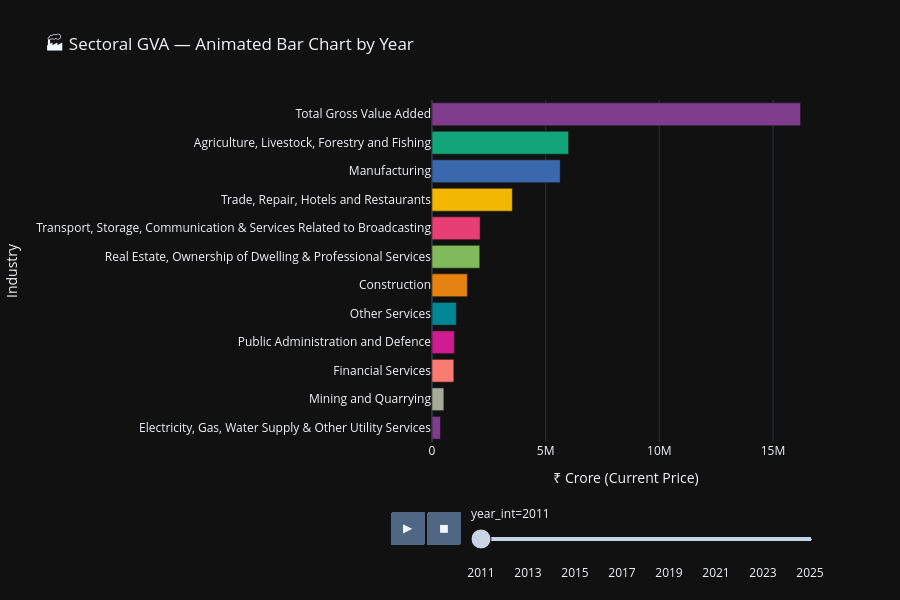

Write notebook code for a chart like this one.
### Code cell
gva_anim = gva.groupby(['year_int','industry'])['current_price'].sum().reset_index()
gva_anim = gva_anim.sort_values(['year_int','current_price'], ascending=[True, False])

fig = px.bar(
    gva_anim.dropna(subset=['industry']),
    x='current_price', y='industry', color='industry',
    animation_frame='year_int',
    orientation='h',
    title='🏭 Sectoral GVA — Animated Bar Chart by Year',
    labels={'current_price': '₹ Crore (Current Price)', 'industry': 'Industry'},
    color_discrete_sequence=px.colors.qualitative.Bold,
    template='plotly_dark',
    height=600
)
fig.update_layout(showlegend=False, yaxis={'categoryorder': 'total ascending'})
fig.show()
fig.write_html('plotly_gva_bar_race.html')

### Figure 1 — Plotly figure (JSON) as saved in the notebook; plotly's stock layout.template omitted (floating-point values rounded to 4 significant figures)
{"data": [{"hovertemplate": "Industry=%{y}<br>year_int=2011<br>₹ Crore (Current Price)=%{x}<extra></extra>", "legendgroup": "Total Gross Value Added", "marker": {"color": "rgb(127, 60, 141)", "pattern": {"shape": ""}}, "name": "Total Gross Value Added", "orientation": "h", "showlegend": true, "textposition": "auto", "type": "bar", "x": [16210000.0], "xaxis": "x", "y": ["Total Gross Value Added"], "yaxis": "y"}, {"hovertemplate": "Industry=%{y}<br>year_int=2011<br>₹ Crore (Current Price)=%{x}<extra></extra>", "legendgroup": "Agriculture, Livestock, Forestry and Fishing", "marker": {"color": "rgb(17, 165, 121)", "pattern": {"shape": ""}}, "name": "Agriculture, Livestock, Forestry and Fishing", "orientation": "h", "showlegend": true, "textposition": "auto", "type": "bar", "x": [6008000.0], "xaxis": "x", "y": ["Agriculture, Livestock, Forestry and Fishing"], "yaxis": "y"}, {"hovertemplate": "Industry=%{y}<br>year_int=2011<br>₹ Crore (Current Price)=%{x}<extra></extra>", "legendgroup": "Manufacturing", "marker": {"color": "rgb(57, 105, 172)", "pattern": {"shape": ""}}, "name": "Manufacturing", "orientation": "h", "showlegend": true, "textposition": "auto", "type": "bar", "x": [5640000.0], "xaxis": "x", "y": ["Manufacturing"], "yaxis": "y"}, {"hovertemplate": "Industry=%{y}<br>year_int=2011<br>₹ Crore (Current Price)=%{x}<extra></extra>", "legendgroup": "Trade, Repair, Hotels and Restaurants", "marker": {"color": "rgb(242, 183, 1)", "pattern": {"shape": ""}}, "name": "Trade, Repair, Hotels and Restaurants", "orientation": "h", "showlegend": true, "textposition": "auto", "type": "bar", "x": [3534000.0], "xaxis": "x", "y": ["Trade, Repair, Hotels and Restaurants"], "yaxis": "y"}, {"hovertemplate": "Industry=%{y}<br>year_int=2011<br>₹ Crore (Current Price)=%{x}<extra></extra>", "legendgroup": "Transport, Storage, Communication & Services Related to Broadcasting", "marker": {"color": "rgb(231, 63, 116)", "pattern": {"shape": ""}}, "name": "Transport, Storage, Communication & Services Related to Broadcasting", "orientation": "h", "showlegend": true, "textposition": "auto", "type": "bar", "x": [2118000.0], "xaxis": "x", "y": ["Transport, Storage, Communication & Services Related to Broadcasting"], "yaxis": "y"}, {"hovertemplate": "Industry=%{y}<br>year_int=2011<br>₹ Crore (Current Price)=%{x}<extra></extra>", "legendgroup": "Real Estate, Ownership of Dwelling & Professional Services", "marker": {"color": "rgb(128, 186, 90)", "pattern": {"shape": ""}}, "name": "Real Estate, Ownership of Dwelling & Professional Services", "orientation": "h", "showlegend": true, "textposition": "auto", "type": "bar", "x": [2101000.0], "xaxis": "x", "y": ["Real Estate, Ownership of Dwelling & Professional Services"], "yaxis": "y"}, {"hovertemplate": "Industry=%{y}<br>year_int=2011<br>₹ Crore (Current Price)=%{x}<extra></extra>", "legendgroup": "Construction", "marker": {"color": "rgb(230, 131, 16)", "pattern": {"shape": ""}}, "name": "Construction", "orientation": "h", "showlegend": true, "textposition": "auto", "type": "bar", "x": [1555000.0], "xaxis": "x", "y": ["Construction"], "yaxis": "y"}, {"hovertemplate": "Industry=%{y}<br>year_int=2011<br>₹ Crore (Current Price)=%{x}<extra></extra>", "legendgroup": "Other Services", "marker": {"color": "rgb(0, 134, 149)", "pattern": {"shape": ""}}, "name": "Other Services", "orientation": "h", "showlegend": true, "textposition": "auto", "type": "bar", "x": [1070000.0], "xaxis": "x", "y": ["Other Services"], "yaxis": "y"}, {"hovertemplate": "Industry=%{y}<br>year_int=2011<br>₹ Crore (Current Price)=%{x}<extra></extra>", "legendgroup": "Public Administration and Defence", "marker": {"color": "rgb(207, 28, 144)", "pattern": {"shape": ""}}, "name": "Public Administration and Defence", "orientation": "h", "showlegend": true, "textposition": "auto", "type": "bar", "x": [982300.0], "xaxis": "x", "y": ["Public Administration and Defence"], "yaxis": "y"}, {"hovertemplate": "Industry=%{y}<br>year_int=2011<br>₹ Crore (Current Price)=%{x}<extra></extra>", "legendgroup": "Financial Services", "marker": {"color": "rgb(249, 123, 114)", "pattern": {"shape": ""}}, "name": "Financial Services", "orientation": "h", "showlegend": true, "textposition": "auto", "type": "bar", "x": [960500.0], "xaxis": "x", "y": ["Financial Services"], "yaxis": "y"}, {"hovertemplate": "Industry=%{y}<br>year_int=2011<br>₹ Crore (Current Price)=%{x}<extra></extra>", "legendgroup": "Mining and Quarrying", "marker": {"color": "rgb(165, 170, 153)", "pattern": {"shape": ""}}, "name": "Mining and Quarrying", "orientation": "h", "showlegend": true, "textposition": "auto", "type": "bar", "x": [522100.0], "xaxis": "x", "y": ["Mining and Quarrying"], "yaxis": "y"}, {"hovertemplate": "Industry=%{y}<br>year_int=2011<br>₹ Crore (Current Price)=%{x}<extra></extra>", "legendgroup": "Electricity, Gas, Water Supply & Other Utility Services", "marker": {"color": "rgb(127, 60, 141)", "pattern": {"shape": ""}}, "name": "Electricity, Gas, Water Supply & Other Utility Services", "orientation": "h", "showlegend": true, "textposition": "auto", "type": "bar", "x": [373300.0], "xaxis": "x", "y": ["Electricity, Gas, Water Supply & Other Utility Services"], "yaxis": "y"}], "layout": {"barmode": "relative", "height": 600, "legend": {"title": {"text": "Industry"}, "tracegroupgap": 0}, "showlegend": false, "sliders": [{"active": 0, "currentvalue": {"prefix": "year_int="}, "len": 0.9, "pad": {"b": 10, "t": 60}, "steps": [{"args": [["2011"], {"frame": {"duration": 0, "redraw": true}, "fromcurrent": true, "mode": "immediate", "transition": {"duration": 0, "easing": "linear"}}], "label": "2011", "method": "animate"}, {"args": [["2012"], {"frame": {"duration": 0, "redraw": true}, "fromcurrent": true, "mode": "immediate", "transition": {"duration": 0, "easing": "linear"}}], "label": "2012", "method": "animate"}, {"args": [["2013"], {"frame": {"duration": 0, "redraw": true}, "fromcurrent": true, "mode": "immediate", "transition": {"duration": 0, "easing": "linear"}}], "label": "2013", "method": "animate"}, {"args": [["2014"], {"frame": {"duration": 0, "redraw": true}, "fromcurrent": true, "mode": "immediate", "transition": {"duration": 0, "easing": "linear"}}], "label": "2014", "method": "animate"}, {"args": [["2015"], {"frame": {"duration": 0, "redraw": true}, "fromcurrent": true, "mode": "immediate", "transition": {"duration": 0, "easing": "linear"}}], "label": "2015", "method": "animate"}, {"args": [["2016"], {"frame": {"duration": 0, "redraw": true}, "fromcurrent": true, "mode": "immediate", "transition": {"duration": 0, "easing": "linear"}}], "label": "2016", "method": "animate"}, {"args": [["2017"], {"frame": {"duration": 0, "redraw": true}, "fromcurrent": true, "mode": "immediate", "transition": {"duration": 0, "easing": "linear"}}], "label": "2017", "method": "animate"}, {"args": [["2018"], {"frame": {"duration": 0, "redraw": true}, "fromcurrent": true, "mode": "immediate", "transition": {"duration": 0, "easing": "linear"}}], "label": "2018", "method": "animate"}, {"args": [["2019"], {"frame": {"duration": 0, "redraw": true}, "fromcurrent": true, "mode": "immediate", "transition": {"duration": 0, "easing": "linear"}}], "label": "2019", "method": "animate"}, {"args": [["2020"], {"frame": {"duration": 0, "redraw": true}, "fromcurrent": true, "mode": "immediate", "transition": {"duration": 0, "easing": "linear"}}], "label": "2020", "method": "animate"}, {"args": [["2021"], {"frame": {"duration": 0, "redraw": true}, "fromcurrent": true, "mode": "immediate", "transition": {"duration": 0, "easing": "linear"}}], "label": "2021", "method": "animate"}, {"args": [["2022"], {"frame": {"duration": 0, "redraw": true}, "fromcurrent": true, "mode": "immediate", "transition": {"duration": 0, "easing": "linear"}}], "label": "2022", "method": "animate"}, {"args": [["2023"], {"frame": {"duration": 0, "redraw": true}, "fromcurrent": true, "mode": "immediate", "transition": {"duration": 0, "easing": "linear"}}], "label": "2023", "method": "animate"}, {"args": [["2024"], {"frame": {"duration": 0, "redraw": true}, "fromcurrent": true, "mode": "immediate", "transition": {"duration": 0, "easing": "linear"}}], "label": "2024", "method": "animate"}, {"args": [["2025"], {"frame": {"duration": 0, "redraw": true}, "fromcurrent": true, "mode": "immediate", "transition": {"duration": 0, "easing": "linear"}}], "label": "2025", "method": "animate"}], "x": 0.1, "xanchor": "left", "y": 0, "yanchor": "top"}], "title": {"text": "🏭 Sectoral GVA — Animated Bar Chart by Year"}, "updatemenus": [{"buttons": [{"args": [null, {"frame": {"duration": 500, "redraw": true}, "fromcurrent": true, "mode": "immediate", "transition": {"duration": 500, "easing": "linear"}}], "label": "&#9654;", "method": "animate"}, {"args": [[null], {"frame": {"duration": 0, "redraw": true}, "fromcurrent": true, "mode": "immediate", "transition": {"duration": 0, "easing": "linear"}}], "label": "&#9724;", "method": "animate"}], "direction": "left", "pad": {"r": 10, "t": 70}, "showactive": false, "type": "buttons", "x": 0.1, "xanchor": "right", "y": 0, "yanchor": "top"}], "xaxis": {"anchor": "y", "domain": [0, 1], "title": {"text": "₹ Crore (Current Price)"}}, "yaxis": {"anchor": "x", "categoryarray": ["Public Administration, Defence & Other Services", "Trade, Hotels, Transport, Communication & Services Related to Broadcasting", "Financial, Real Estate & Professional Services", "Electricity, Gas, Water Supply & Other Utility Services", "Mining and Quarrying", "Financial Services", "Public Administration and Defence", "Other Services", "Construction", "Real Estate, Ownership of Dwelling & Professional Services", "Transport, Storage, Communication & Services Related to Broadcasting", "Trade, Repair, Hotels and Restaurants", "Manufacturing", "Agriculture, Livestock, Forestry and Fishing", "Total Gross Value Added"], "categoryorder": "total ascending", "domain": [0, 1], "title": {"text": "Industry"}}}}
